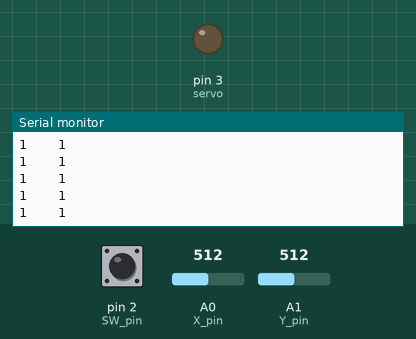
Bench run of a sketch on a simulated Arduino Uno, built with avr-gcc and run on an emulated ATmega328P. Parts: output pins drawn as LEDs (lit = HIGH), the last lines printed to the serial monitor. Inputs (shaded band) come from the test bench; at power-on: A0 (X_pin) = 512, A1 (Y_pin) = 512, pin 2 (SW_pin) HIGH.

Above: at 1.2 s.
1.3 s: A0 (X_pin) set to 498
At 1.8 s:
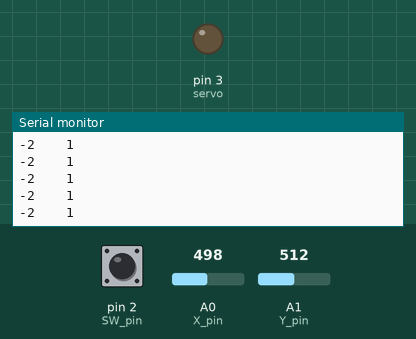
10.3 s: A1 (Y_pin) set to 4
At 10.8 s:
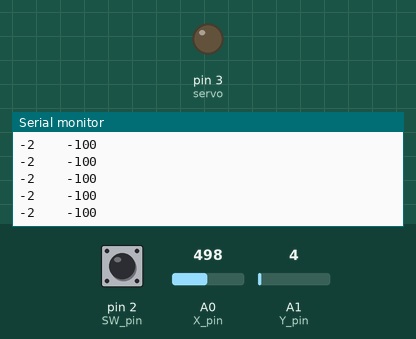
13.3 s: A1 (Y_pin) set to 7
At 13.9 s:
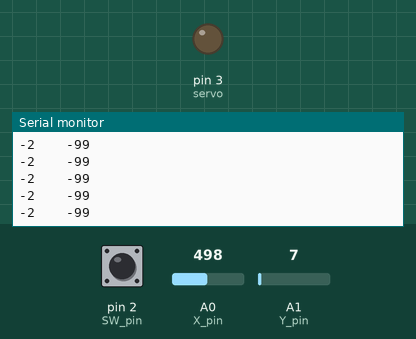
Timing chart, 0 to 15.8 s (numbered marks = the images above; inputs shaded):
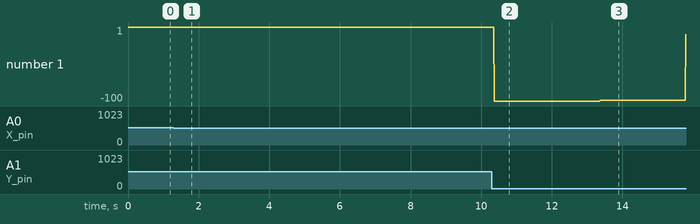

The sketch:

ServoJoystick.ino
```cpp
const int SW_pin = 2;
const int X_pin = 0;
const int Y_pin = 1;
const int servo = 3;
const int led = 13;

void setup(){
  pinMode(SW_pin,INPUT);
  pinMode(servo,OUTPUT);
  pinMode(led,INPUT);
  digitalWrite(SW_pin,HIGH);
  Serial.begin(9600);
}

void loop(){
  int button = digitalRead(SW_pin);
  int x = analogRead(X_pin);
  int y = analogRead(Y_pin);

  if (button == HIGH){
    digitalWrite(led,HIGH);
  }

  int x_vel = map(x,510,1023,0,100);
  x_vel = map(x,0,500,-100,-1);
//  x_vel = map(x,501,509,0,0);

  int y_vel = map(y,510,1023,0,100);
  y_vel = map(y,0,500,-100,-1);
//  y_vel = map(y,501,509,0,0);

  Serial.print(x_vel);
  Serial.print("    ");
  Serial.print(y_vel);
  Serial.print("\n");
}
```

Measured:
- after the input at 1.3 s, the serial monitor: prints a new line after 0.07 s (image 1)
- after the input at 10.3 s, the serial monitor: prints a new line after 0.07 s (image 2)
- after the input at 13.3 s, the serial monitor: prints a new line after 0.07 s (image 3)
- plotted number 1: 1 → -100 after the input at 10.3 s, -100 → -9 after the input at 13.3 s
